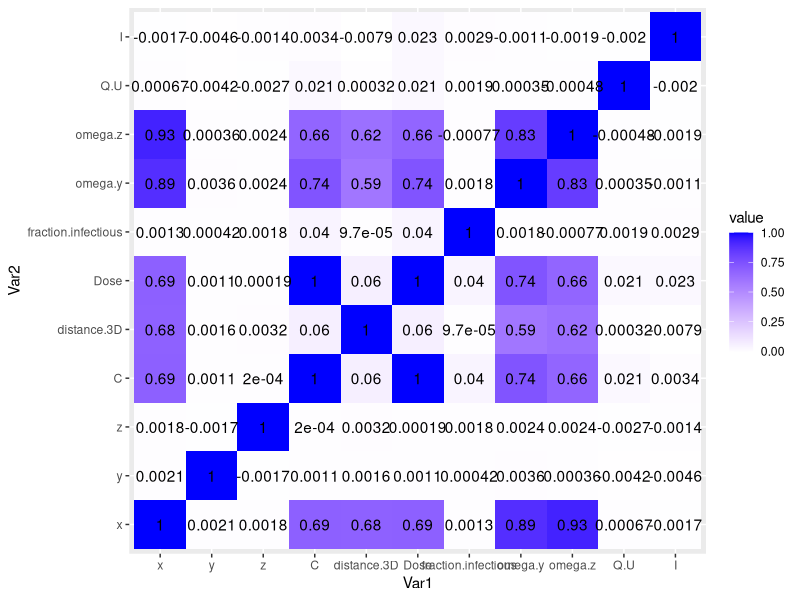
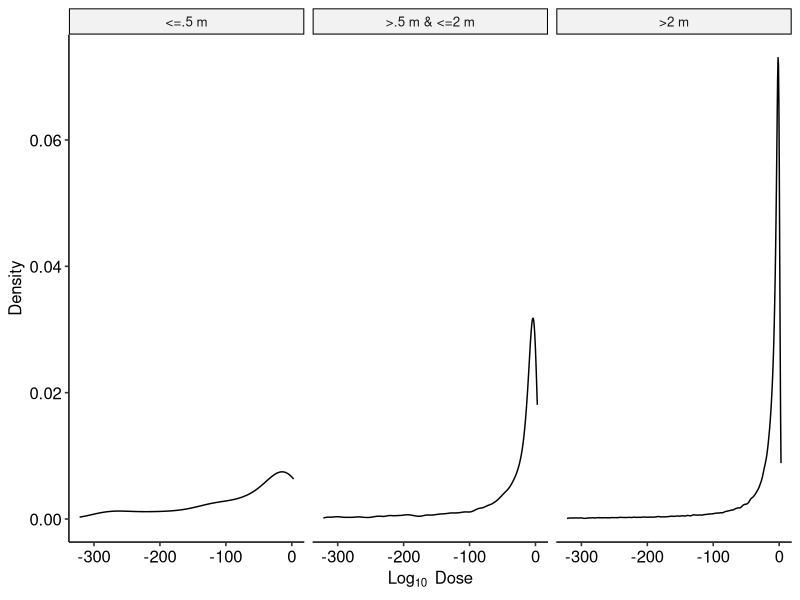

Reproduce these figures in R, in order.
#set up directory
this.dir <- dirname(parent.frame(2)$ofile)
setwd(this.dir) 

#install required packages if not already installed
if("ggplot2" %in% rownames(installed.packages())==FALSE){install.packages("ggplot2"); require(ggplot2)}else{require(ggplot2)}
if("ggpubr" %in% rownames(installed.packages())==FALSE){install.packages("ggpubr"); require(ggpubr)}else{require(ggpubr)}
if("reshape2" %in% rownames(installed.packages())==FALSE){install.packages("reshape2"); require(reshape2)}else{require(reshape2)}

#Gaussian plume appraoch
  
points<-100000
  
x<-runif(points,0,6)
y<-runif(points,-6,6)
z<-runif(points,-.5,.5)

#source of plume is at (0,0,0)

distance.3D<-sqrt(x^2 + y^2 + z^2)
  
    
C.emit<- 11.5*10^6 #copies/cm3 (high emitter but asymptomatic) (conver to per m^3)
    
  
Q<-C.emit * (runif(points,min=5.92,28.81)/(24*60*60)) #viral particles/m^3 x m^3/s exhalation rates (Exposure Factors Handbook)

U<-runif(points,min=1.3,max=1.4) #wind speed (m/s), used breathing velocity, Tang et al. (2013), mouth breathing (min) and nose breathing (max)
  
#moderately stable
I.y<-runif(points,0.08,0.25)
I.z<-runif(points,0.03,0.07)
  
omega.y<-I.y*x
omega.z<-I.z*x
  
#fraction of genome copies relates to infectious particles
fraction.infectious<-runif(points,0.0001,0.01)

#concentration at given x, y, z points
C<-(Q/U)*(1/(2*pi*omega.y*omega.z*1))*exp(-y^2/(2*omega.y^2))*exp(-z^2/(2*omega.z^2))*fraction.infectious
  
I<-(runif(points,min=5.92,max=28.81)/(24*60))

duration<-30 #placeholder just so units make sense

#viral particles/m^3 x m^3/min x min
Dose<-C*I*duration
  
frame<-data.frame(x=x,y=y,z=z,C=C,distance.3D=distance.3D,Dose=Dose,fraction.infectious=fraction.infectious,
                  omega.y=omega.y,omega.z=omega.z,Q.U=Q/U,I=I)


#assignment of distance ranges to our current bin categories
frame$attenuation.distance<-rep(NA,length(frame$x))
frame$attenuation.distance[frame$distance.3D<=.5]<-"<=.5 m"
frame$attenuation.distance[frame$distance.3D>.5 & frame$distance.3D<=2]<-">.5 m & <=2 m"
frame$attenuation.distance[frame$distance.3D>2]<-">2 m"

#----------------------------------------------spearman corr coeff-----------------------------------------------------

framecor = subset(frame,select=-c(attenuation.distance))

cormat<-cor(framecor,method=c("spearman"))
melted_cormat<-melt(cormat)
ggplot(data=melted_cormat,aes(x=Var1,y=Var2,fill=value))+geom_tile()+
  geom_text(aes(label = signif(value, 2))) +
  scale_fill_gradient(low = "white", high = "blue")

#-------------------------------------------------------------- Doses -----------------------------------------------------------------------------------------------

#non-zero doses
A<-ggplot(frame[frame$Dose>0,])+geom_density(aes(x=log10(Dose)))+
  facet_wrap(~attenuation.distance)+
  theme_pubr()+
  scale_x_continuous(name=expression("Log"[10]*phantom(x)*"Dose"))+
  scale_y_continuous(name="Density")

windows()
A

#------------------------ Ratios of Dose based on Distance -----------------------------------------------


mean(frame$Dose[frame$attenuation.distance=="<=.5 m"]) / mean(frame$Dose[frame$attenuation.distance==">.5 m & <=2 m"])
mean(frame$Dose[frame$attenuation.distance==">2 m"])/mean(frame$Dose[frame$attenuation.distance==">.5 m & <=2 m"])

